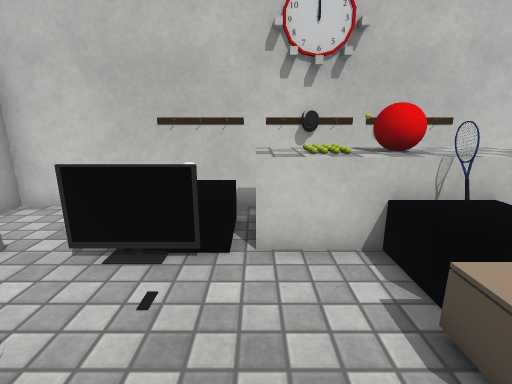
[1] (above)

12 first-person views from a walk through a scene from a Unity 3-D project. The camera is 1.2 m above the floor, tilts 14° down and sees 85° across. The floor is counted in squares, 0.5 m on a side. Each view is taken from the middle of a square. On the plan, view 1 faces up. The plan holds only what a view shows up to about 18 squares ahead; the rest is blank. The player character is not drawn. Some surface patterns are stand-ins.

[2]
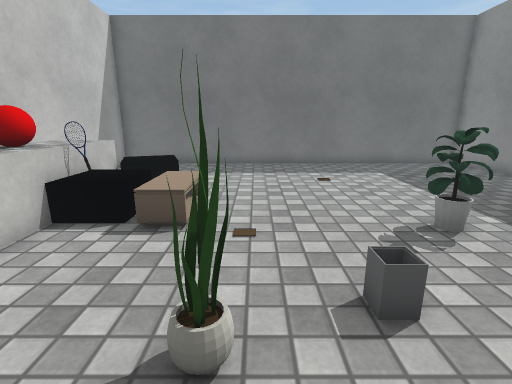

[3]
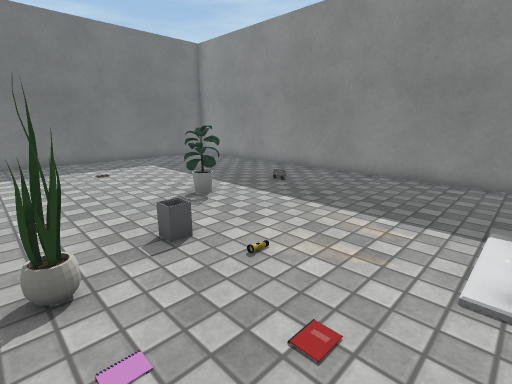

[4]
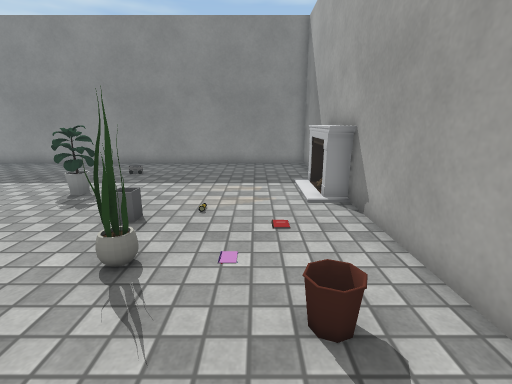

[5]
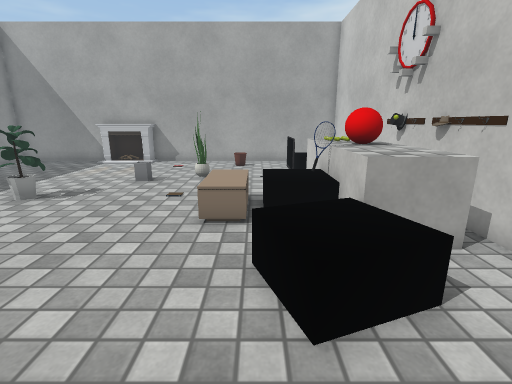

[6]
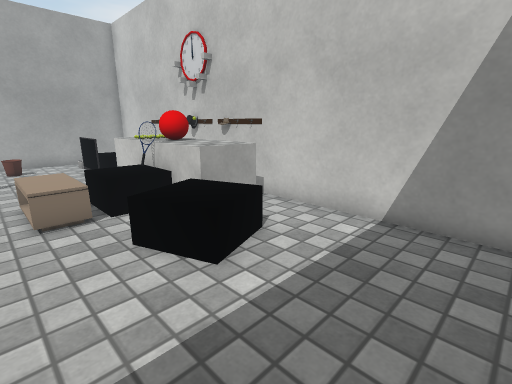

[7]
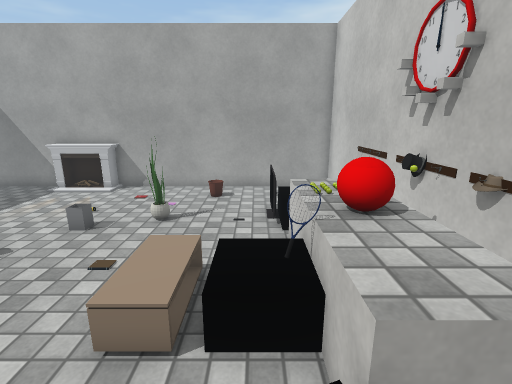

[8]
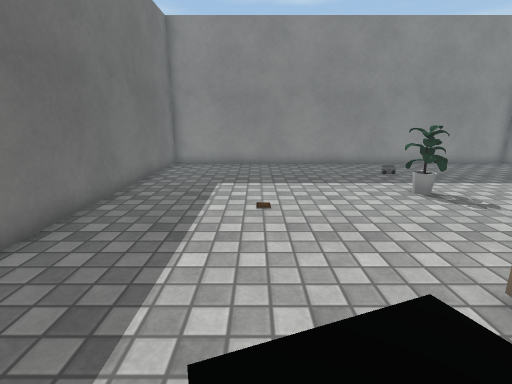

[9]
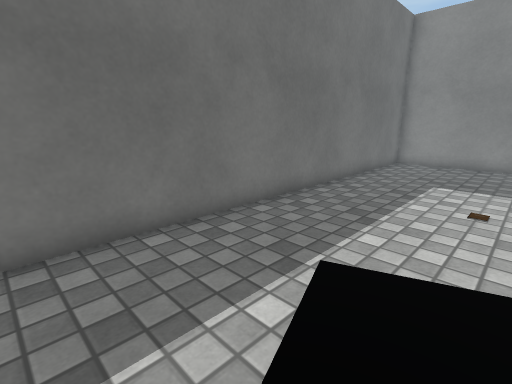

[10]
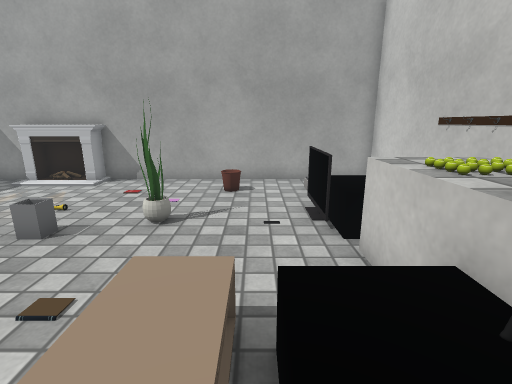

[11]
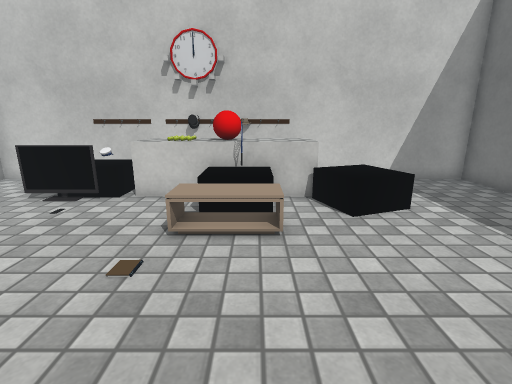

[12]
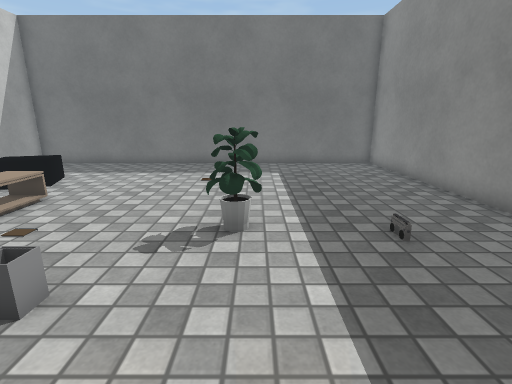

### Floor plan
Key: @ floor where view 1 was taken; # wall or solid block; . floor; / step, stairs or slope; = window, fence, low wall or low ledge; ^ raised ledge; B red ball; C black cube; P plant; F fireplace; O other object.
Columns run from 7 left of view 1 to 13 right of it. Each row starts with its distance up from view 1.
  8 ###########OO########
  7 #..    ^##===^......#
  6 #...   ^^OB^^^......#
  5 #...OOO^^==O^^ /....#
  4 #......... C./ /....#
  3 #............./.....#
  2 #.........OO........#
  1 #....P..............#
  0 #......@............#
 -1 #...................#
 -2 #...................#
 -3 #F..O...............#
 -4 FF.......P..........#
 -5 FF.......P..........#
 -6 FF..................#
 -7 #...................#
 -8 #...................#
 -9 #...................#
-10 #...................#
-11 #...................#
-12 #####################

Where each view was taken, in squares from view 1:
view 1: 0 up, 0 right, facing up
view 2: 0 up, 4 left, facing right
view 3: 1 up, 6 left, facing down-right
view 4: 5 up, 4 left, facing down
view 5: 3 up, 11 right, facing left
view 6: 1 up, 12 right, facing up-left
view 7: 4 up, 8 right, facing left
view 8: 5 up, 8 right, facing down
view 9: 6 up, 7 right, facing down-right
view 10: 3 up, 5 right, facing left
view 11: 4 down, 4 right, facing up
view 12: 5 down, 4 left, facing right
